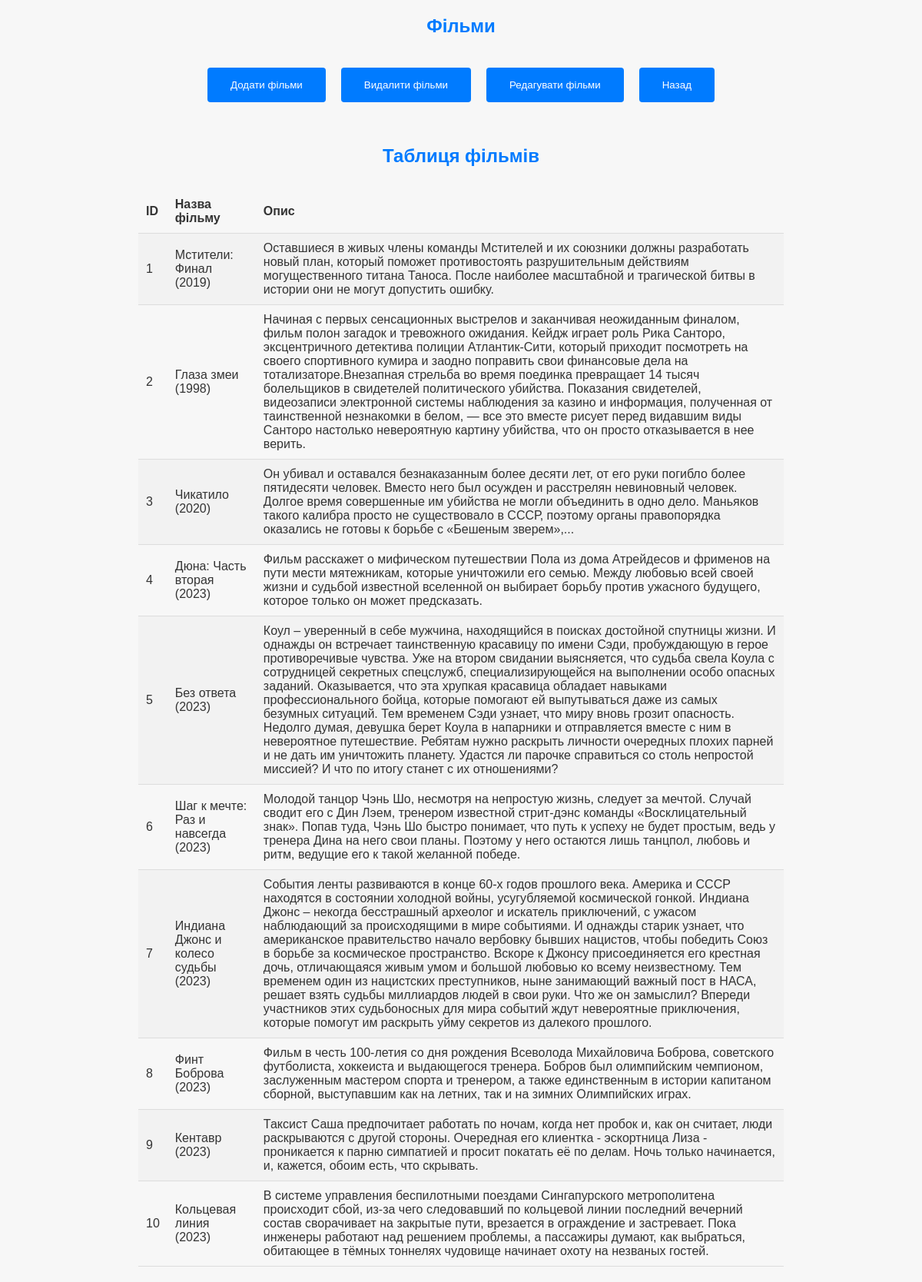
Screenshot of /main.php with the database file from the repository.
### tables this page shows
CREATE TABLE `film` (
  `id_film` int NOT NULL,
  `name` varchar(255) NOT NULL,
  `description` varchar(2000) NOT NULL
);

### main.php (the view, shortened to what this page needs)
<!DOCTYPE html>
<html>
<head>
    <link rel="stylesheet" type="text/css" href="./css/add_style1.css">
</head>
<body>
    <h2>Фільми</h2>
    <div class="button-container">
      <input type="button" value="Додати фільми" onclick="window.location.href='add_film.php'">
      <input type="button" value="Видалити фільми" onclick="window.location.href='del_film.php'">
      <input type="button" value="Редагувати фільми" onclick="window.location.href='edit_film.php'">
      <input type="button" value="Назад" onclick="window.location.href='index.php'">
    </div><br><br>
    <h2>Таблиця фільмів</h2>
    <table>
        <tr>
            <th class="start">ID</th>
            <th>Назва фільму</th>
            <th class="end">Опис</th>
        </tr>
        <?php
            $servername = "localhost";
            $username = "root";
            $password = "";
            $dbname = "Cinema_kurs1";
            $conn = new mysqli($servername, $username, $password, $dbname);
            $sql = "SELECT id_film, name, description FROM film";
            $result = $conn->query($sql);
            if ($result->num_rows > 0) {
                while($row = $result->fetch_assoc()) {
                    echo "<tr>";
                    echo "<td>" . $row["id_film"] . "</td>";
                    echo "<td>" . $row["name"] . "</td>";
                    echo "<td>" . $row["description"] . "</td>";
                    echo "</tr>";
                }
            } else {
                echo "<tr><td colspan='3'>0 результатів</td></tr>";
            }
        ?>
    </table>
</body>
</html>

### css/add_style1.css (style rules this page uses)
body { font-family: Arial, sans-serif; margin: 0; padding: 0; background-color: #f7f7f7; color: #333; display: flex; flex-direction: column; align-items: center; }
h2 { color: #007bff; }
table { width: 70%; border-collapse: collapse; margin-top: 10px; margin-bottom: 20px; }
th, td { padding: 10px; border-bottom: 1px solid #ddd; text-align: left; }
th.start { border-top-left-radius: 5px; }
th.end { border-top-right-radius: 5px; }
tr:nth-child(even) { background-color: #f2f2f2; }
div.button-container { display: flex; justify-content: space-around; margin-top: 20px; }
div.button-container input[type="button"] { background-color: #007bff; color: #fff; padding: 15px 30px; margin-right: 10px; margin-left: 10px; border: none; border-radius: 4px; cursor: pointer; }

### rows the page displays
film: id_film "1", name "Мстители: Финал (2019)", description "Оставшиеся в живых члены команды Мстителей и их союзники должны разработать новый план, который поможет противостоять разрушительным действиям могущественного титана Таноса. После наиболее масштабной и трагической битвы в истории они не могут допустить ошибку."
film: id_film "2", name "Глаза змеи (1998)", description "Начиная с первых сенсационных выстрелов и заканчивая неожиданным финалом, фильм полон загадок и тревожного ожидания. Кейдж играет роль Рика Санторо, эксцентричного детектива полиции Атлантик-Сити, который приходит посмотреть на своего спортивного кумира и заодно поправить свои финансовые дела на тотализаторе.Внезапная стрельба во время поединка превращает 14 тысяч болельщиков в свидетелей политического убийства. Показания свидетелей, видеозаписи электронной системы наблюдения за казино и информация, полученная от таинственной незнакомки в белом, — все это вместе рисует перед видавшим виды Санторо настолько невероятную картину убийства, что он просто отказывается в нее верить."
film: id_film "3", name "Чикатило (2020)", description "Он убивал и оставался безнаказанным более десяти лет, от его руки погибло более пятидесяти человек. Вместо него был осужден и расстрелян невиновный человек. Долгое время совершенные им убийства не могли объединить в одно дело. Маньяков такого калибра просто не существовало в СССР, поэтому органы правопорядка оказались не готовы к борьбе с «Бешеным зверем»,..."
film: id_film "4", name "Дюна: Часть вторая (2023)", description "Фильм расскажет о мифическом путешествии Пола из дома Атрейдесов и фрименов на пути мести мятежникам, которые уничтожили его семью. Между любовью всей своей жизни и судьбой известной вселенной он выбирает борьбу против ужасного будущего, которое только он может предсказать."
film: id_film "5", name "Без ответа (2023)", description "Коул – уверенный в себе мужчина, находящийся в поисках достойной спутницы жизни. И однажды он встречает таинственную красавицу по имени Сэди, пробуждающую в герое противоречивые чувства. Уже на втором свидании выясняется, что судьба свела Коула с сотрудницей секретных спецслужб, специализирующейся на выполнении особо опасных заданий. Оказывается, что эта хрупкая красавица обладает навыками профессионального бойца, которые помогают ей выпутываться даже из самых безумных ситуаций. Тем временем Сэди узнает, что миру вновь грозит опасность. Недолго думая, девушка берет Коула в напарники и отправляется вместе с ним в невероятное путешествие. Ребятам нужно раскрыть личности очередных плохих…"
film: id_film "6", name "Шаг к мечте: Раз и навсегда (2023)", description "Молодой танцор Чэнь Шо, несмотря на непростую жизнь, следует за мечтой. Случай сводит его с Дин Лэем, тренером известной стрит-дэнс команды «Восклицательный знак». Попав туда, Чэнь Шо быстро понимает, что путь к успеху не будет простым, ведь у тренера Дина на него свои планы. Поэтому у него остаются лишь танцпол, любовь и ритм, ведущие его к такой желанной победе."
film: id_film "7", name "Индиана Джонс и колесо судьбы (2023)", description "События ленты развиваются в конце 60-х годов прошлого века. Америка и СССР находятся в состоянии холодной войны, усугубляемой космической гонкой. Индиана Джонс – некогда бесстрашный археолог и искатель приключений, с ужасом наблюдающий за происходящими в мире событиями. И однажды старик узнает, что американское правительство начало вербовку бывших нацистов, чтобы победить Союз в борьбе за космическое пространство. Вскоре к Джонсу присоединяется его крестная дочь, отличающаяся живым умом и большой любовью ко всему неизвестному. Тем временем один из нацистских преступников, ныне занимающий важный пост в НАСА, решает взять судьбы миллиардов людей в свои руки. Что же он замыслил? Впереди…"
film: id_film "8", name "Финт Боброва (2023)", description "Фильм в честь 100-летия со дня рождения Всеволода Михайловича Боброва, советского футболиста, хоккеиста и выдающегося тренера. Бобров был олимпийским чемпионом, заслуженным мастером спорта и тренером, а также единственным в истории капитаном сборной, выступавшим как на летних, так и на зимних Олимпийских играх."
film: id_film "9", name "Кентавр (2023)", description "Таксист Саша предпочитает работать по ночам, когда нет пробок и, как он считает, люди раскрываются с другой стороны. Очередная его клиентка - эскортница Лиза - проникается к парню симпатией и просит покатать её по делам. Ночь только начинается, и, кажется, обоим есть, что скрывать."
film: id_film "10", name "Кольцевая линия (2023)", description "В системе управления беспилотными поездами Сингапурского метрополитена происходит сбой, из-за чего следовавший по кольцевой линии последний вечерний состав сворачивает на закрытые пути, врезается в ограждение и застревает. Пока инженеры работают над решением проблемы, а пассажиры думают, как выбраться, обитающее в тёмных тоннелях чудовище начинает охоту на незваных гостей."
